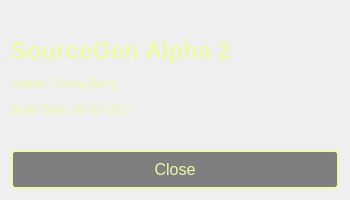
<?xml version="1.0" encoding="UTF-8"?>
<ui version="4.0">
 <class>UISourceGenAbout</class>
 <widget class="QDialog" name="UISourceGenAbout">
  <property name="geometry">
   <rect>
    <x>0</x>
    <y>0</y>
    <width>350</width>
    <height>200</height>
   </rect>
  </property>
  <property name="minimumSize">
   <size>
    <width>350</width>
    <height>200</height>
   </size>
  </property>
  <property name="maximumSize">
   <size>
    <width>350</width>
    <height>200</height>
   </size>
  </property>
  <property name="windowTitle">
   <string>SourceGen Alpha (11/12/2016)</string>
  </property>
  <property name="styleSheet">
   <string notr="true">

QPushButton
{
	padding:8px;
	border:2px solid #eefaab;
	color:#eefaab;
	border-radius:4px;
    width:96px;
    background:#77000000;
	font-size:16px;
}

QLabel
{
	color:#eefaab;
}
QPushButton::hover
{
	background: #eefaab;
	color:black;
}</string>
  </property>
  <layout class="QVBoxLayout" name="verticalLayout">
   <item>
    <widget class="QLabel" name="label">
     <property name="text">
      <string>&lt;html&gt;&lt;head/&gt;&lt;body&gt;&lt;p&gt;&lt;span style=&quot; font-size:xx-large; font-weight:600;&quot;&gt;SourceGen Alpha 2&lt;/span&gt;&lt;/p&gt;&lt;p&gt;Author: Corey Berry &lt;/p&gt;&lt;p&gt;Build Date: 02-25-2017&lt;/p&gt;&lt;/body&gt;&lt;/html&gt;</string>
     </property>
    </widget>
   </item>
   <item>
    <widget class="QPushButton" name="m_btnClose">
     <property name="font">
      <font>
       <pointsize>-1</pointsize>
      </font>
     </property>
     <property name="text">
      <string>Close</string>
     </property>
    </widget>
   </item>
  </layout>
 </widget>
 <resources/>
 <connections/>
</ui>
